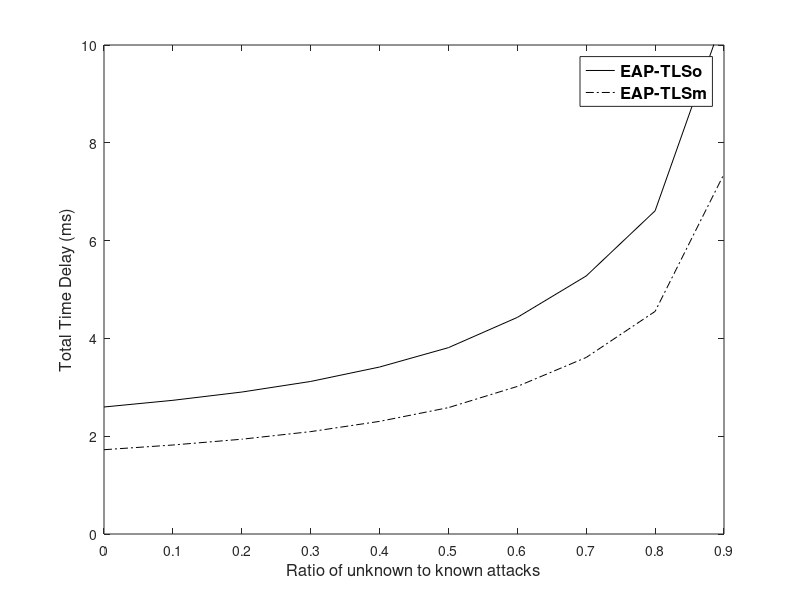

Recreate this plot in MATLAB.
clc;
clear;
 
trsae= 0.1667 %rsaencryption
trsad= 0.1667 %rsadecryption
thmacsha256= 0.0714
tsha1= 0.0384; %sha
tsha256= 0.05 %sha256
tmd5= 0.05263; %md5
tdese= 0.29165; %desencryption
tdesd= 0.29165; %desdecryption
 
%EAP-TLS AUTHENTICATION
eaptlso_a = [trsae,tsha1+trsae,5*thmacsha256+2*thmacsha256, 2*thmacsha256,14*thmacsha256+tdesd,tdese];
eaptlso_b= [trsad,tsha1+trsae,5*thmacsha256+2*thmacsha256, 2*thmacsha256,14*thmacsha256+tdese,tdesd];
eaptlso=[trsae,trsad,tsha1+trsae,tsha1+trsad, 5*thmacsha256+2*thmacsha256, 5*thmacsha256+2*thmacsha256,2*thmacsha256,2*thmacsha256,14*thmacsha256+tdese,14*thmacsha256+tdesd+tdese,tdesd];
 
%total===============================
for tmp = 2:length(eaptlso_a);
    eaptlso_a (tmp)= eaptlso_a (tmp-1)+ eaptlso_a (tmp);        
end
 
for tmp = 2:length(eaptlso);
    eaptlso (tmp)= eaptlso (tmp-1)+ eaptlso (tmp);        
end
 
%EAP-TLS AUTHENTICATION Modified
eaptlsm_a = [trsae, tsha1+trsae, 2*thmacsha256+tsha1+thmacsha256, 4*thmacsha256+6*tsha1+tdesd,tdese];
eaptlsm_b= [trsad,tsha1+trsad, 2*thmacsha256+tsha1+thmacsha256, 4*thmacsha256+6*tsha1+tdese, tdesd];
eaptlsm=[trsae, trsad,tsha1+trsae, tsha1+trsad, 3*thmacsha256+tsha256+thmacsha256,3*thmacsha256+tsha256+thmacsha256,10*thmacsha256+tdese,10*thmacsha256+tdesd+tdese,tdesd];
 
%total===============================
for tmp = 2:length(eaptlsm_a);
    eaptlsm_a (tmp)= eaptlsm_a (tmp-1)+ eaptlsm_a (tmp);        
end
 
for tmp = 2:length(eaptlsm);
    eaptlsm (tmp)= eaptlsm (tmp-1)+ eaptlsm (tmp);        
end
 
 
total_number = 100000;
unkown_attacks= 0;
y_eaptlso = zeros(1,10);
y_eaptlsm= zeros(1,10);
left_time_eaptlso= 0;
left_time_eaptlsm=0;
n=1;
 
for x=0:0.1:0.9
 
    left_time_eaptlso= total_number*(1-x)*eaptlso_a(length(eaptlso_a));
    left_time_eaptlsm= total_number*(1-x)*eaptlsm_a(length(eaptlsm_a));
    
   unknown_attacks = uint16(total_number*x);
    
   unexpected_delay_eaptlso = randi([1,length(eaptlso_a)],1,unknown_attacks); 
  unexpected_delay_eaptlsm = randi([1,length(eaptlsm_a)],1,unknown_attacks);
  
   attack_total_delay_eaptlso= 0;
    attack_total_delay_eaptlsm= 0;
 
    for i=1:unknown_attacks
 
attack_total_delay_eaptlso = attack_total_delay_eaptlso + eaptlso_a(unexpected_delay_eaptlso(i));
attack_total_delay_eaptlsm=attack_total_delay_eaptlsm+eaptlsm_a(unexpected_delay_eaptlsm(i));
 
    end
 
    y_eaptlso(n)=(left_time_eaptlso+attack_total_delay_eaptlso)/(total_number*(1-x));
    y_eaptlsm(n)=(left_time_eaptlsm+attack_total_delay_eaptlsm)/(total_number*(1-x));
    
    n=n+1;
end
 
x=0:0.1:0.9;
%figure;
plot(x,y_eaptlso,'-k', x, y_eaptlsm,'-.k');
set(gca,'XTick',0:0.1:1);
set(gca, 'xticklabel', {'0','0.1','0.2','0.3','0.4','0.5','0.6','0.7','0.8','0.9','1'});
xlabel('Ratio of unknown to known attacks','fontsize',12);
ylabel('Total Time Delay (ms)','fontsize',12);
legend({'EAP-TLSo', 'EAP-TLSm'},'FontSize',12,'FontWeight','bold');
axis([0,0.9,0,10]);
 
 
